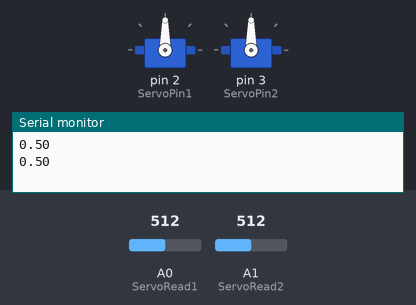
A sketch run on a simulated Arduino Mega 2560, built with avr-gcc and run on an emulated ATmega2560. Parts: 2 × servo, the last lines printed to the serial monitor. The test bench sets the inputs (shaded band); at power-on: A0 (ServoRead1) = 512, A1 (ServoRead2) = 512.

Above: at 1.2 s.
1.3 s: A0 (ServoRead1) set to 716
At 1.6 s:
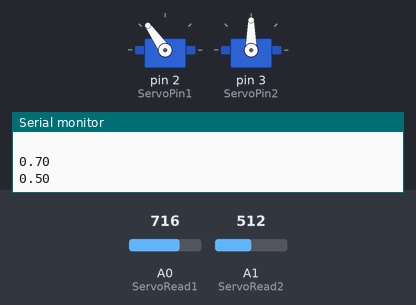
2.8 s: A1 (ServoRead2) set to 306
At 3.9 s:
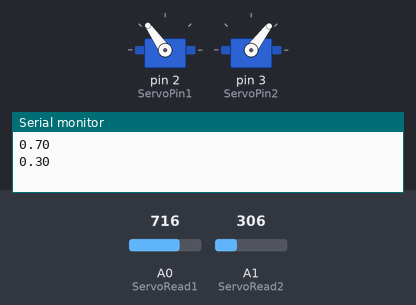
4.3 s: A0 (ServoRead1) set to 900
At 5.0 s:
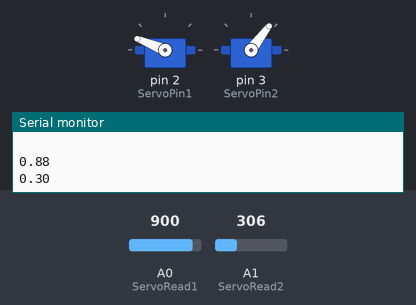
5.8 s: A1 (ServoRead2) set to 122
At 6.6 s:
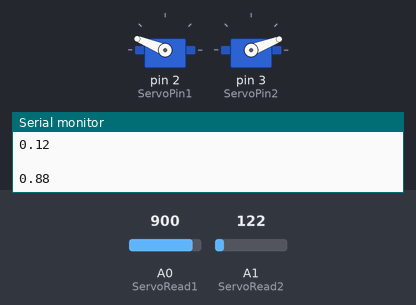
7.3 s: A1 (ServoRead2) set to 0
At 7.6 s:
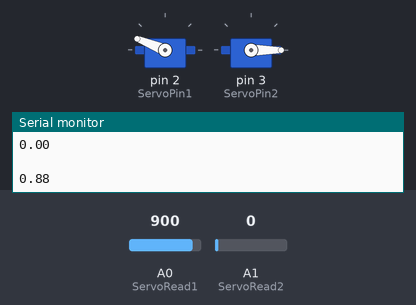
8.8 s: A0 (ServoRead1) set to 1023
At 9.9 s:
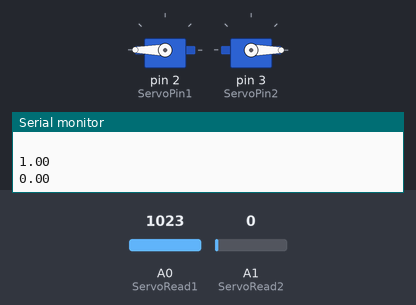
Timing chart, 0 to 11.3 s (numbered marks = the images above; inputs shaded):
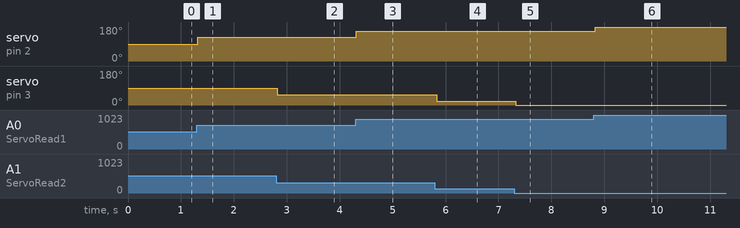

Measured:
- after the input at 1.3 s, servo on pin 2 (ServoPin1): 90° → 125° at once
- after the input at 2.8 s, servo on pin 3 (ServoPin2): 90° → 53° at once
- after the input at 4.3 s, servo on pin 2 (ServoPin1): 125° → 158° at once
- after the input at 5.8 s, servo on pin 3 (ServoPin2): 53° → 21° at once
- after the input at 7.3 s, servo on pin 3 (ServoPin2): 21° → 0° at once
- after the input at 8.8 s, servo on pin 2 (ServoPin1): 158° → 180° at once

The sketch:

Lab8.ino
```cpp
//this code uses the arduino mega board
//by performing a voltage devider a percentage of 180 is found for the entry of angle for each servo motor
//100% of servo rotation (equal to 180 degrees) is achived at 5 volts
//the circuit build uses a 1k potentiometer for each servo.
//starting at 0, the pot will have 0 volts across it, and as you increas the value of Rpot you will increase the voltage across it. the max voltage being 5
//the input voltage will be devided by 1023 to find the percentage of max
//that percentage will then be multiplied by 180 to find said percentage of 180 and be set to the servo angle.

#include <Servo.h>

int ServoRead1 = A0;
int ServoRead2 = A1;
int ServoValue1;
int ServoValue2;
float ServoPercent1;
float ServoPercent2;
float ServoAngle1;
float ServoAngle2;
int ServoPin1 = 2;
int ServoPin2 = 3;

Servo Servo1;
Servo Servo2;

void setup() {
  Serial.begin(9600);
  pinMode(ServoRead1, INPUT);   //Servo Read pin
  pinMode(ServoRead2, INPUT);   //servo Read pin

  Servo1.attach(ServoPin1);     //Servo Signal Output
  Servo2.attach(ServoPin2);     //servo signal oputput

  Servo1.write(0);              //starts servo at 0
  Servo2.write(0);              //starts servo at 0

}

void loop() {
  ServoValue1 = analogRead(ServoRead1);
  ServoValue2 = analogRead(ServoRead2);

  ServoPercent1 = ServoValue1 / 1023.0;
  ServoPercent2 = ServoValue2 / 1023.0;

  Serial.println(ServoPercent1);
  Serial.println(ServoPercent2);
  Serial.println(" ");

  ServoAngle1 = ServoPercent1 * 180;
  ServoAngle2 = ServoPercent2 * 180;

  Servo1.write(ServoAngle1);
  Servo2.write(ServoAngle2);

}
```
